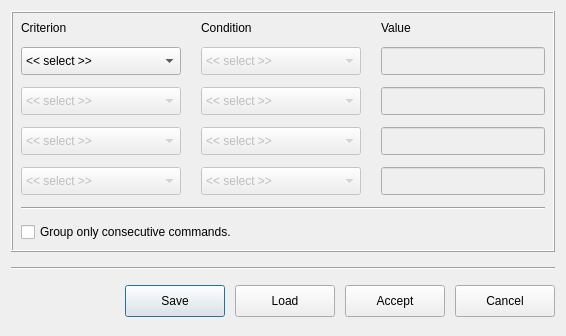
<?xml version="1.0" encoding="UTF-8"?>
<ui version="4.0">
 <class>association</class>
 <widget class="QDialog" name="association">
  <property name="geometry">
   <rect>
    <x>0</x>
    <y>0</y>
    <width>566</width>
    <height>336</height>
   </rect>
  </property>
  <property name="windowTitle">
   <string>Association by Criterion</string>
  </property>
  <layout class="QVBoxLayout" name="verticalLayout">
   <property name="spacing">
    <number>15</number>
   </property>
   <property name="bottomMargin">
    <number>0</number>
   </property>
   <item>
    <widget class="QFrame" name="form_area">
     <property name="frameShape">
      <enum>QFrame::Box</enum>
     </property>
     <property name="frameShadow">
      <enum>QFrame::Raised</enum>
     </property>
     <layout class="QVBoxLayout" name="verticalLayout_5">
      <property name="spacing">
       <number>12</number>
      </property>
      <property name="leftMargin">
       <number>8</number>
      </property>
      <property name="topMargin">
       <number>8</number>
      </property>
      <property name="rightMargin">
       <number>8</number>
      </property>
      <property name="bottomMargin">
       <number>8</number>
      </property>
      <item>
       <layout class="QHBoxLayout" name="horizontalLayout_2">
        <property name="spacing">
         <number>20</number>
        </property>
        <item>
         <layout class="QVBoxLayout" name="verticalLayout_2">
          <property name="spacing">
           <number>12</number>
          </property>
          <item>
           <widget class="QLabel" name="criterion_label">
            <property name="text">
             <string>Criterion</string>
            </property>
           </widget>
          </item>
          <item>
           <widget class="QComboBox" name="criterion_1">
            <property name="minimumSize">
             <size>
              <width>160</width>
              <height>28</height>
             </size>
            </property>
            <item>
             <property name="text">
              <string>&lt;&lt; select &gt;&gt;</string>
             </property>
            </item>
            <item>
             <property name="text">
              <string>Sample ID</string>
             </property>
            </item>
            <item>
             <property name="text">
              <string>Process Order</string>
             </property>
            </item>
            <item>
             <property name="text">
              <string>Data Type</string>
             </property>
            </item>
           </widget>
          </item>
          <item>
           <widget class="QComboBox" name="criterion_2">
            <property name="enabled">
             <bool>false</bool>
            </property>
            <property name="minimumSize">
             <size>
              <width>160</width>
              <height>28</height>
             </size>
            </property>
            <item>
             <property name="text">
              <string>&lt;&lt; select &gt;&gt;</string>
             </property>
            </item>
            <item>
             <property name="text">
              <string>Sample ID</string>
             </property>
            </item>
            <item>
             <property name="text">
              <string>Process Order</string>
             </property>
            </item>
            <item>
             <property name="text">
              <string>Data Type</string>
             </property>
            </item>
           </widget>
          </item>
          <item>
           <widget class="QComboBox" name="criterion_3">
            <property name="enabled">
             <bool>false</bool>
            </property>
            <property name="minimumSize">
             <size>
              <width>160</width>
              <height>28</height>
             </size>
            </property>
            <item>
             <property name="text">
              <string>&lt;&lt; select &gt;&gt;</string>
             </property>
            </item>
            <item>
             <property name="text">
              <string>Sample ID</string>
             </property>
            </item>
            <item>
             <property name="text">
              <string>Process Order</string>
             </property>
            </item>
            <item>
             <property name="text">
              <string>Data Type</string>
             </property>
            </item>
           </widget>
          </item>
          <item>
           <widget class="QComboBox" name="criterion_4">
            <property name="enabled">
             <bool>false</bool>
            </property>
            <property name="minimumSize">
             <size>
              <width>160</width>
              <height>28</height>
             </size>
            </property>
            <item>
             <property name="text">
              <string>&lt;&lt; select &gt;&gt;</string>
             </property>
            </item>
            <item>
             <property name="text">
              <string>Sample ID</string>
             </property>
            </item>
            <item>
             <property name="text">
              <string>Process Order</string>
             </property>
            </item>
            <item>
             <property name="text">
              <string>Data Type</string>
             </property>
            </item>
           </widget>
          </item>
         </layout>
        </item>
        <item>
         <layout class="QVBoxLayout" name="verticalLayout_3">
          <property name="spacing">
           <number>12</number>
          </property>
          <item>
           <widget class="QLabel" name="condition_label">
            <property name="text">
             <string>Condition</string>
            </property>
           </widget>
          </item>
          <item>
           <widget class="QComboBox" name="condition_1">
            <property name="enabled">
             <bool>false</bool>
            </property>
            <property name="minimumSize">
             <size>
              <width>160</width>
              <height>28</height>
             </size>
            </property>
            <item>
             <property name="text">
              <string>&lt;&lt; select &gt;&gt;</string>
             </property>
            </item>
            <item>
             <property name="text">
              <string>Same</string>
             </property>
            </item>
            <item>
             <property name="text">
              <string>Different</string>
             </property>
            </item>
            <item>
             <property name="text">
              <string>Value</string>
             </property>
            </item>
           </widget>
          </item>
          <item>
           <widget class="QComboBox" name="condition_2">
            <property name="enabled">
             <bool>false</bool>
            </property>
            <property name="minimumSize">
             <size>
              <width>160</width>
              <height>28</height>
             </size>
            </property>
            <item>
             <property name="text">
              <string>&lt;&lt; select &gt;&gt;</string>
             </property>
            </item>
            <item>
             <property name="text">
              <string>Same</string>
             </property>
            </item>
            <item>
             <property name="text">
              <string>Different</string>
             </property>
            </item>
            <item>
             <property name="text">
              <string>Value</string>
             </property>
            </item>
           </widget>
          </item>
          <item>
           <widget class="QComboBox" name="condition_3">
            <property name="enabled">
             <bool>false</bool>
            </property>
            <property name="minimumSize">
             <size>
              <width>160</width>
              <height>28</height>
             </size>
            </property>
            <item>
             <property name="text">
              <string>&lt;&lt; select &gt;&gt;</string>
             </property>
            </item>
            <item>
             <property name="text">
              <string>Same</string>
             </property>
            </item>
            <item>
             <property name="text">
              <string>Different</string>
             </property>
            </item>
            <item>
             <property name="text">
              <string>Value</string>
             </property>
            </item>
           </widget>
          </item>
          <item>
           <widget class="QComboBox" name="condition_4">
            <property name="enabled">
             <bool>false</bool>
            </property>
            <property name="minimumSize">
             <size>
              <width>160</width>
              <height>28</height>
             </size>
            </property>
            <item>
             <property name="text">
              <string>&lt;&lt; select &gt;&gt;</string>
             </property>
            </item>
            <item>
             <property name="text">
              <string>Same</string>
             </property>
            </item>
            <item>
             <property name="text">
              <string>Different</string>
             </property>
            </item>
            <item>
             <property name="text">
              <string>Value</string>
             </property>
            </item>
           </widget>
          </item>
         </layout>
        </item>
        <item>
         <layout class="QVBoxLayout" name="verticalLayout_4">
          <property name="spacing">
           <number>12</number>
          </property>
          <item>
           <widget class="QLabel" name="value_label">
            <property name="text">
             <string>Value</string>
            </property>
           </widget>
          </item>
          <item>
           <widget class="QLineEdit" name="value_1">
            <property name="enabled">
             <bool>false</bool>
            </property>
            <property name="minimumSize">
             <size>
              <width>160</width>
              <height>28</height>
             </size>
            </property>
           </widget>
          </item>
          <item>
           <widget class="QLineEdit" name="value_2">
            <property name="enabled">
             <bool>false</bool>
            </property>
            <property name="minimumSize">
             <size>
              <width>160</width>
              <height>28</height>
             </size>
            </property>
           </widget>
          </item>
          <item>
           <widget class="QLineEdit" name="value_3">
            <property name="enabled">
             <bool>false</bool>
            </property>
            <property name="minimumSize">
             <size>
              <width>160</width>
              <height>28</height>
             </size>
            </property>
           </widget>
          </item>
          <item>
           <widget class="QLineEdit" name="value_4">
            <property name="enabled">
             <bool>false</bool>
            </property>
            <property name="minimumSize">
             <size>
              <width>160</width>
              <height>28</height>
             </size>
            </property>
           </widget>
          </item>
         </layout>
        </item>
       </layout>
      </item>
      <item>
       <widget class="Line" name="line">
        <property name="orientation">
         <enum>Qt::Horizontal</enum>
        </property>
       </widget>
      </item>
      <item>
       <widget class="QCheckBox" name="consecutives">
        <property name="text">
         <string>Group only consecutive commands.</string>
        </property>
       </widget>
      </item>
     </layout>
    </widget>
   </item>
   <item>
    <widget class="Line" name="line_2">
     <property name="orientation">
      <enum>Qt::Horizontal</enum>
     </property>
    </widget>
   </item>
   <item>
    <layout class="QHBoxLayout" name="horizontalLayout">
     <property name="spacing">
      <number>10</number>
     </property>
     <item>
      <spacer name="horizontal_spacer">
       <property name="orientation">
        <enum>Qt::Horizontal</enum>
       </property>
       <property name="sizeHint" stdset="0">
        <size>
         <width>0</width>
         <height>20</height>
        </size>
       </property>
      </spacer>
     </item>
     <item>
      <widget class="QPushButton" name="push_button_save">
       <property name="minimumSize">
        <size>
         <width>100</width>
         <height>32</height>
        </size>
       </property>
       <property name="text">
        <string>Save</string>
       </property>
      </widget>
     </item>
     <item>
      <widget class="QPushButton" name="push_button_load">
       <property name="minimumSize">
        <size>
         <width>100</width>
         <height>32</height>
        </size>
       </property>
       <property name="text">
        <string>Load</string>
       </property>
      </widget>
     </item>
     <item>
      <widget class="QPushButton" name="push_button_accept">
       <property name="minimumSize">
        <size>
         <width>100</width>
         <height>32</height>
        </size>
       </property>
       <property name="text">
        <string>Accept</string>
       </property>
      </widget>
     </item>
     <item>
      <widget class="QPushButton" name="push_button_cancel">
       <property name="minimumSize">
        <size>
         <width>100</width>
         <height>32</height>
        </size>
       </property>
       <property name="text">
        <string>Cancel</string>
       </property>
      </widget>
     </item>
    </layout>
   </item>
   <item>
    <spacer name="vertical_spacer">
     <property name="orientation">
      <enum>Qt::Vertical</enum>
     </property>
     <property name="sizeHint" stdset="0">
      <size>
       <width>20</width>
       <height>40</height>
      </size>
     </property>
    </spacer>
   </item>
  </layout>
 </widget>
 <resources/>
 <connections/>
</ui>
